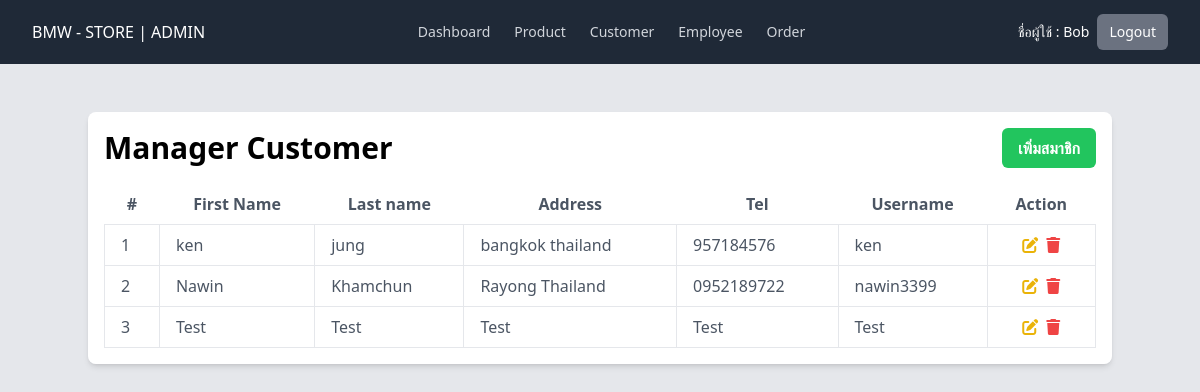
Screenshot of /admin/customer/index.php (signed in) with the database file from the repository.
### tables this page shows
CREATE TABLE `customer` (
  `CustomerID` int(11) NOT NULL,
  `fname` varchar(30) NOT NULL,
  `lname` varchar(30) NOT NULL,
  `address` varchar(255) NOT NULL,
  `tel` varchar(255) NOT NULL,
  `username` varchar(20) NOT NULL,
  `password` varchar(120) NOT NULL
);

### admin/customer/index.php (the view, shortened to what this page needs)
<!DOCTYPE html>
<html lang="en">
</html>
<head>
    <?php include_once('./../../components/header.php'); ?>
</head>
<body class="bg-gray-200">
    <?php
    require_once ('./../../config/database.php');
    $queryStr = "SELECT * FROM customer";
    $result = $db->query($queryStr);
?>
    <?php include_once('./../../components/admin/menu.php'); ?>
    <div class="container mx-auto my-12">
        <div class="w-full overflow-hidden rounded-lg shadow-md">
            <div class="bg-white p-4">
                <div class="flex justify-between items-center mb-4">
                    <h3 class="text-3xl font-bold">Manager Customer</h3>
                    <a href="./add.php"
                        class="bg-green-500 hover:bg-green-600 text-white font-semibold py-2 px-4 rounded-md transition duration-300">
                        เพิ่มสมาชิก</a>
                </div>
                <div class="overflow-x-auto">
                    <table class="table-auto w-full">
                        <thead>
                            <tr>
                                <th class="px-4 py-2 text-gray-600 font-semibold">#</th>
                                <th class="px-4 py-2 text-gray-600 font-semibold">First Name</th>
                                <th class="px-4 py-2 text-gray-600 font-semibold">Last name</th>
                                <th class="px-4 py-2 text-gray-600 font-semibold">Address</th>
                                <th class="px-4 py-2 text-gray-600 font-semibold">Tel</th>
                                <th class="px-4 py-2 text-gray-600 font-semibold">Username</th>
                                <th class="px-4 py-2 text-gray-600 font-semibold text-center">Action</th>
                            </tr>
                        </thead>
                        <tbody class="text-gray-600">
                            <?php
            $i = 1;
            while ($row = $result->fetch_assoc()):
            ?>
                            <tr>
                                <td class="border px-4 py-2"><?php echo $i++; ?></td>
                                <td class="border px-4 py-2"><?php echo $row['fname']; ?></td>
                                <td class="border px-4 py-2"><?php echo $row['lname']; ?></td>
                                <td class="border px-4 py-2"><?php echo $row['address']; ?></td>
                                <td class="border px-4 py-2"><?php echo $row['tel']; ?></td>
                                <td class="border px-4 py-2"><?php echo $row['username']; ?></td>
                                <td class="border px-4 py-2 text-center">
                                    <div class="flex justify-center gap-2">
                                        <a href="./edit.php?id=<?php echo $row['CustomerID']; ?>">
                                            <i class="fa-solid fa-pen-to-square text-yellow-500"></i>
                                        </a>
                                        <a onclick="alertConfirmDelete(<?php echo $row['CustomerID']; ?>);">
                                            <i class="fa-solid fa-trash text-red-500"></i>
                                        </a>
                                    </div>
                                </td>
                            </tr>
                            <?php endwhile; ?>
                        </tbody>
                    </table>
                </div>
            </div>
        </div>
    </div>
</body>
</html>

### rows the page displays
customer: fname "ken", lname "jung", address "bangkok thailand", tel "957184576", username "ken"
customer: fname "Nawin", lname "Khamchun", address "Rayong Thailand", tel "0952189722", username "nawin3399"
customer: fname "Test", lname "Test", address "Test", tel "Test", username "Test"

### other values shown
$_SESSION['firstname'] "Bob"
